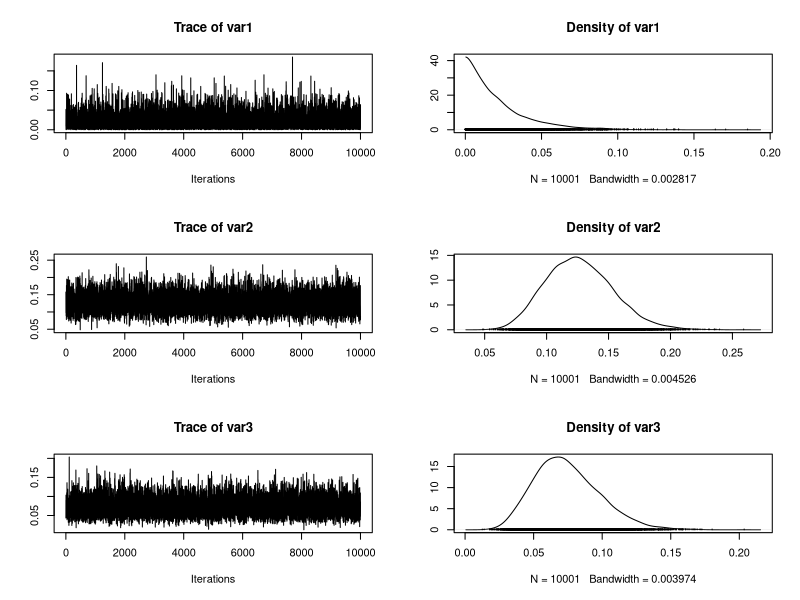
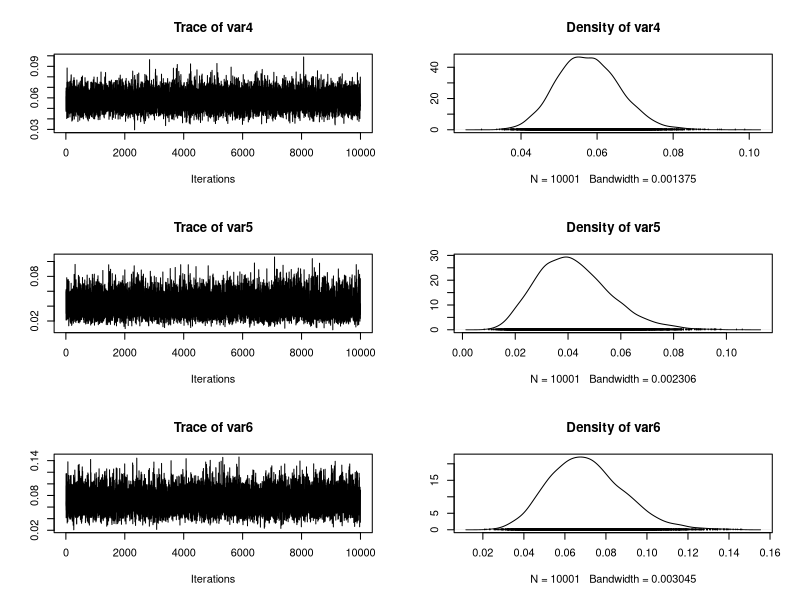
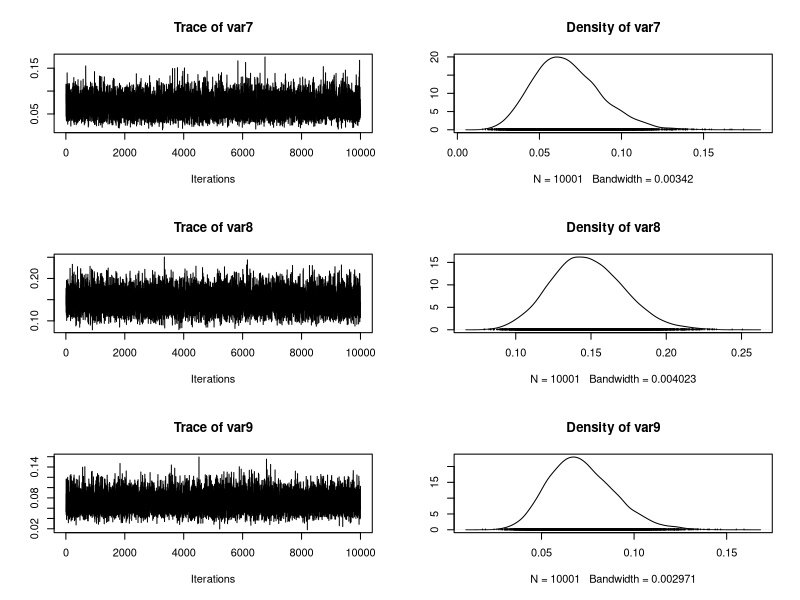
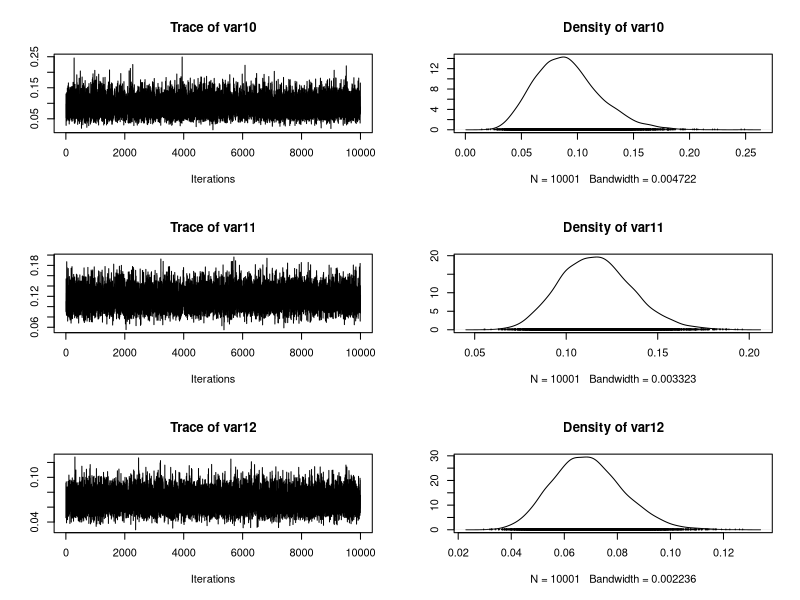

Recreate these plots in R, in order.
## ---- chunk 1
library(coda) #pour fonction MCMC
## ---- chunk 2
gibbs1 = function(nchain){
  #nombres d'opération
  n_ops = c(47, 148, 119, 810,   211, 196, 148, 215, 207, 97, 256, 360)
  #nombre de morts par hopital
  n_death = c(0, 18, 8, 46, 8, 13, 9,   31, 14, 8, 29, 24)
  #nombre d'hopitaux
  N_hospitals = 12 
  
  chain = matrix(0.5, nchain + 1, N_hospitals) #p1, ..., p12
  
  for (i in 1:nchain){
    pi = chain[i,]
    #pour chaque hopital (N)
    for (j in 1:N_hospitals){
      pi[j] = rbeta(1, n_death[j]+1, n_ops[j] - n_death[j] +1)
    }
    #store new states
    chain[i+1,] = pi 
  }
  return(chain)
}
## ---- chunk 3
chain = gibbs1(11000)

#brunin
chain = chain[1001:11001,]
plot(mcmc(chain))
## ---- chunk 4
res = data.frame(
  mean = round(apply(chain, 2, mean), 4),
  sd = round(apply(chain, 2, sd), 4)
)
rownames(res) = paste("p[", 1:12,"]")
print(res)
